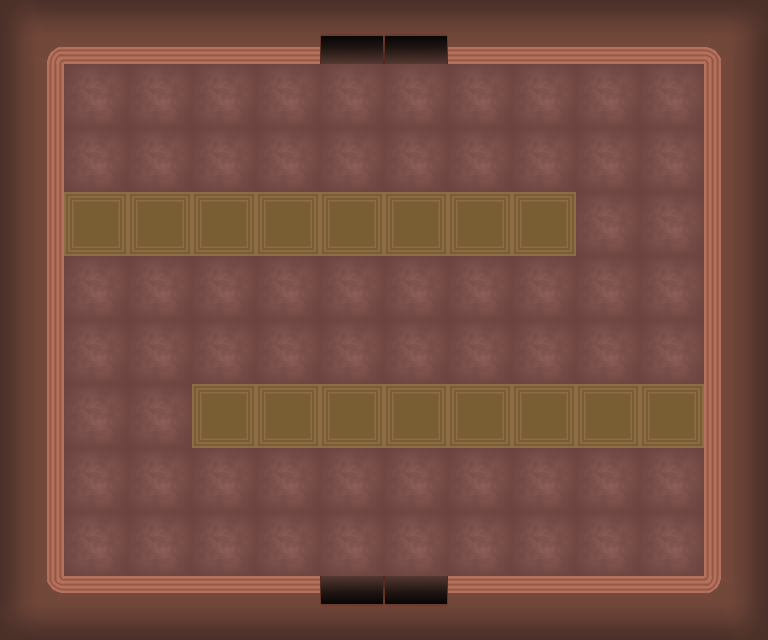

Rendered tile map (Tiled .tmx) drawn with the repository's tilesets; below, a short description and the full map source, tile grids included:
An orthogonal 24x20 tile map with 32x32 px tiles, 3 tile layers (background, layer, foreground).

<map version="1.4" tiledversion="1.4.3" orientation="orthogonal" renderorder="right-down" width="24" height="20" tilewidth="32" tileheight="32" infinite="0" nextlayerid="6" nextobjectid="32">
 <editorsettings>
  <export target="testmap01.json" format="json" />
 </editorsettings>
 <tileset firstgid="1" name="CSprojecttiles00" tilewidth="32" tileheight="32" tilecount="72" columns="12">
  <image source="CSprojecttiles00.png" width="384" height="192" />
 </tileset>
 <layer id="1" name="background" width="24" height="20">
  <data encoding="csv">
0,0,0,0,0,0,0,0,0,0,7,8,7,8,0,0,0,0,0,0,0,0,0,0,
0,0,0,0,0,0,0,0,0,0,19,20,19,20,0,0,0,0,0,0,0,0,0,0,
0,0,27,28,27,28,27,28,27,28,27,28,27,28,27,28,27,28,27,28,27,28,0,0,
0,0,39,40,39,40,39,40,39,40,39,40,39,40,39,40,39,40,39,40,39,40,0,0,
0,0,27,28,27,28,27,28,27,28,27,28,27,28,27,28,27,28,27,28,27,28,0,0,
0,0,39,40,39,40,39,40,39,40,39,40,39,40,39,40,39,40,39,40,39,40,0,0,
0,0,0,0,0,0,0,0,0,0,0,0,0,0,0,0,0,0,27,28,27,28,0,0,
0,0,0,0,0,0,0,0,0,0,0,0,0,0,0,0,0,0,39,40,39,40,0,0,
0,0,27,28,27,28,27,28,27,28,27,28,27,28,27,28,27,28,27,28,27,28,0,0,
0,0,39,40,39,40,39,40,39,40,39,40,39,40,39,40,39,40,39,40,39,40,0,0,
0,0,27,28,27,28,27,28,27,28,27,28,27,28,27,28,27,28,27,28,27,28,0,0,
0,0,39,40,39,40,39,40,39,40,39,40,39,40,39,40,39,40,39,40,39,40,0,0,
0,0,27,28,27,28,0,0,0,0,0,0,0,0,0,0,0,0,0,0,0,0,0,0,
0,0,39,40,39,40,0,0,0,0,0,0,0,0,0,0,0,0,0,0,0,0,0,0,
0,0,27,28,27,28,27,28,27,28,27,28,27,28,27,28,27,28,27,28,27,28,0,0,
0,0,39,40,39,40,39,40,39,40,39,40,39,40,39,40,39,40,39,40,39,40,0,0,
0,0,27,28,27,28,27,28,27,28,27,28,27,28,27,28,27,28,27,28,27,28,0,0,
0,0,39,40,39,40,39,40,39,40,39,40,39,40,39,40,39,40,39,40,39,40,0,0,
0,0,0,0,0,0,0,0,0,0,57,58,57,58,0,0,0,0,0,0,0,0,0,0,
0,0,0,0,0,0,0,0,0,0,69,70,69,70,0,0,0,0,0,0,0,0,0,0
</data>
 </layer>
 <layer id="4" name="layer" width="24" height="20">
  <data encoding="csv">
1,2,3,4,3,3,3,3,3,3,0,0,0,0,3,3,3,3,3,3,3,4,5,6,
13,14,15,16,15,15,15,15,15,15,0,0,0,0,15,15,15,15,15,15,15,16,17,18,
25,26,0,0,0,0,0,0,0,0,0,0,0,0,0,0,0,0,0,0,0,0,29,30,
25,26,0,0,0,0,0,0,0,0,0,0,0,0,0,0,0,0,0,0,0,0,29,30,
25,26,0,0,0,0,0,0,0,0,0,0,0,0,0,0,0,0,0,0,0,0,29,30,
25,26,0,0,0,0,0,0,0,0,0,0,0,0,0,0,0,0,0,0,0,0,29,30,
25,26,31,32,31,32,31,32,31,32,31,32,31,32,31,32,31,32,0,0,0,0,29,30,
25,26,43,44,43,44,43,44,43,44,43,44,43,44,43,44,43,44,0,0,0,0,29,30,
25,26,0,0,0,0,0,0,0,0,0,0,0,0,0,0,0,0,0,0,0,0,29,30,
25,26,0,0,0,0,0,0,0,0,0,0,0,0,0,0,0,0,0,0,0,0,29,30,
25,26,0,0,0,0,0,0,0,0,0,0,0,0,0,0,0,0,0,0,0,0,29,30,
25,26,0,0,0,0,0,0,0,0,0,0,0,0,0,0,0,0,0,0,0,0,29,30,
25,26,0,0,0,0,31,32,31,32,31,32,31,32,31,32,31,32,31,32,31,32,29,30,
25,26,0,0,0,0,43,44,43,44,43,44,43,44,43,44,43,44,43,44,43,44,29,30,
25,26,0,0,0,0,0,0,0,0,0,0,0,0,0,0,0,0,0,0,0,0,29,30,
25,26,0,0,0,0,0,0,0,0,0,0,0,0,0,0,0,0,0,0,0,0,29,30,
25,26,0,0,0,0,0,0,0,0,0,0,0,0,0,0,0,0,0,0,0,0,29,30,
37,38,0,0,0,0,0,0,0,0,0,0,0,0,0,0,0,0,0,0,0,0,41,42,
49,50,51,51,51,51,51,51,51,51,0,0,0,0,51,51,51,51,51,51,51,52,53,54,
61,62,63,63,63,63,63,63,63,63,0,0,0,0,63,63,63,63,63,63,63,64,65,66
</data>
 </layer>
 <layer id="5" name="foreground" width="24" height="20">
  <data encoding="csv">
0,0,0,0,0,0,0,0,0,0,7,8,7,8,0,0,0,0,0,0,0,0,0,0,
0,0,0,0,0,0,0,0,0,0,0,0,0,0,0,0,0,0,0,0,0,0,0,0,
0,0,0,0,0,0,0,0,0,0,0,0,0,0,0,0,0,0,0,0,0,0,0,0,
0,0,0,0,0,0,0,0,0,0,0,0,0,0,0,0,0,0,0,0,0,0,0,0,
0,0,0,0,0,0,0,0,0,0,0,0,0,0,0,0,0,0,0,0,0,0,0,0,
0,0,0,0,0,0,0,0,0,0,0,0,0,0,0,0,0,0,0,0,0,0,0,0,
0,0,0,0,0,0,0,0,0,0,0,0,0,0,0,0,0,0,0,0,0,0,0,0,
0,0,0,0,0,0,0,0,0,0,0,0,0,0,0,0,0,0,0,0,0,0,0,0,
0,0,0,0,0,0,0,0,0,0,0,0,0,0,0,0,0,0,0,0,0,0,0,0,
0,0,0,0,0,0,0,0,0,0,0,0,0,0,0,0,0,0,0,0,0,0,0,0,
0,0,0,0,0,0,0,0,0,0,0,0,0,0,0,0,0,0,0,0,0,0,0,0,
0,0,0,0,0,0,0,0,0,0,0,0,0,0,0,0,0,0,0,0,0,0,0,0,
0,0,0,0,0,0,0,0,0,0,0,0,0,0,0,0,0,0,0,0,0,0,0,0,
0,0,0,0,0,0,0,0,0,0,0,0,0,0,0,0,0,0,0,0,0,0,0,0,
0,0,0,0,0,0,0,0,0,0,0,0,0,0,0,0,0,0,0,0,0,0,0,0,
0,0,0,0,0,0,0,0,0,0,0,0,0,0,0,0,0,0,0,0,0,0,0,0,
0,0,0,0,0,0,0,0,0,0,0,0,0,0,0,0,0,0,0,0,0,0,0,0,
0,0,0,0,0,0,0,0,0,0,0,0,0,0,0,0,0,0,0,0,0,0,0,0,
0,0,0,0,0,0,0,0,0,0,0,0,0,0,0,0,0,0,0,0,0,0,0,0,
0,0,0,0,0,0,0,0,0,0,69,70,69,70,0,0,0,0,0,0,0,0,0,0
</data>
 </layer>
</map>
